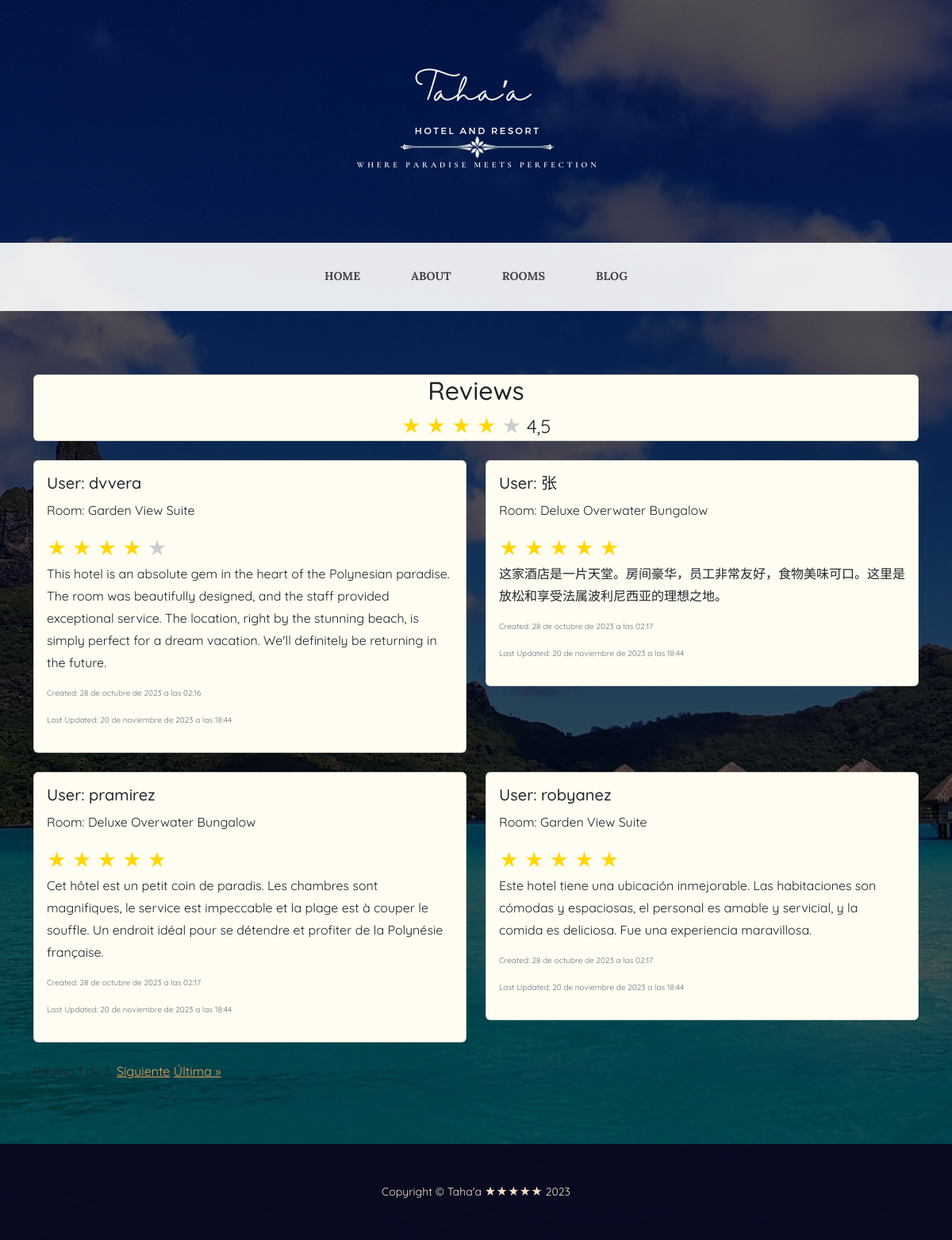
Screenshot of /blog/ with the database file from the repository.
### blog/models.py (models this page shows, shortened)
class Comentario(models.Model):
    username = models.CharField(max_length=100)
    comentario = models.TextField(default='')
    rating = models.IntegerField(choices=[(i, i) for i in range(1, 6)])
    fecha_entrada = models.DateTimeField(auto_now_add=True)
    fecha_actualizacion = models.DateTimeField(auto_now=True)
    tipo_habitacion = models.ForeignKey(
        TipoHabitacion, on_delete=models.CASCADE, null=True
    )
    class Meta:
        verbose_name = "Review"
        verbose_name_plural = "Reviews"
    class Meta:
        verbose_name = "Review"
        verbose_name_plural = "Reviews"

class TipoHabitacion(models.Model):
    numero = models.CharField(primary_key=True, max_length=20)
    nombre = models.CharField(max_length=100, default='')
    lema = models.CharField(max_length=100, default='')
    descripcion = models.TextField(default='')
    imagen = models.ImageField(upload_to='rooms', verbose_name='imagen', default='')

### blog/views.py (the view)
# urls.py: path('blog/',blog_views.Blog,name='blog'),
def Blog(request):
    comentarios_list = Comentario.objects.all()
    avg_rating = comentarios_list.aggregate(Avg("rating"))["rating__avg"]
    paginator = Paginator(comentarios_list, 4)
    page_number = request.GET.get("page")
    try:
        comentarios = paginator.page(page_number)
    except PageNotAnInteger:
        comentarios = paginator.page(1)
    except EmptyPage:
        comentarios = paginator.page(paginator.num_pages)
    return render(
        request,
        "blog/blog.html",
        {
            "comentarios": comentarios,
            "avg_rating": avg_rating,
        },
    )

### core/templates/blog/blog.html (shortened to what this page needs)
{% extends "core/base.html" %}
{% block content %}
<section class="page-section">
    <div class="container">
        <div class="card text-center my-4">
            <h2><span class="section-heading-lower">Reviews</span></h2>
            <div class="star-rating">
                {% for star in "12345" %}
                <span class="{% if forloop.counter <= avg_rating %}star-fill{% else %}star-empty{% endif %}">&#9733;</span>
                {% endfor %}
                <span>{{ avg_rating|floatformat:1 }}</span>
            </div>
        </div>
        <div class="row">
            {% for comentario in comentarios %}
            <div class="col-md-6 col-12">
                <div class="card mb-4">
                    <div class="card-body">
                        <h5 class="card-title">User: {{ comentario.username }}</h5>
                        <p class="card-text">Room: {{ comentario.tipo_habitacion.nombre }}</p>
                        <div class="star-rating">
                            {% for star in "12345" %}
                                <span class="{% if forloop.counter <= comentario.rating %}star-fill{% else %}star-empty{% endif %}">&#9733;</span>
                            {% endfor %}
                        </div>
                        <p class="card-text">{{ comentario.comentario }}</p>
                        <p class="extra-small-text text-muted">Created: {{ comentario.fecha_entrada }}</p>
                        <p class="extra-small-text text-muted">Last Updated: {{ comentario.fecha_actualizacion }}</p>
                    </div>
                </div>
            </div>
            {% endfor %}
        </div>
        <div class="pagination">
            <span class="step-links">
                <span class="current">
                    Página {{ comentarios.number }} de {{ comentarios.paginator.num_pages }}.
                </span>
                {% if comentarios.has_next %}
                    <a href="?page={{ comentarios.next_page_number }}">Siguiente</a>
                    <a href="?page={{ comentarios.paginator.num_pages }}">Última &raquo;</a>
                {% endif %}
            </span>
        </div>
    </div>
</section>
{% endblock content %}

### rows the page displays
Comentario: username "dvvera", tipo_habitacion.nombre "Garden View Suite", comentario "This hotel is an absolute gem in the heart of the Polynesian paradise. The room was beautifully designed, and the staff provided exceptional service. The location, right by the stunning beach, is simply perfect for a dream vacation. We'll definitely be returning in the future.", fecha_entrada "28 de octubre de 2023 a las 02:16", fecha_actualizacion "20 de noviembre de 2023 a las 18:44"
Comentario: username "张", tipo_habitacion.nombre "Deluxe Overwater Bungalow", comentario "这家酒店是一片天堂。房间豪华，员工非常友好，食物美味可口。这里是放松和享受法属波利尼西亚的理想之地。", fecha_entrada "28 de octubre de 2023 a las 02:17", fecha_actualizacion "20 de noviembre de 2023 a las 18:44"
Comentario: username "pramirez", tipo_habitacion.nombre "Deluxe Overwater Bungalow", comentario "Cet hôtel est un petit coin de paradis. Les chambres sont magnifiques, le service est impeccable et la plage est à couper le souffle. Un endroit idéal pour se détendre et profiter de la Polynésie française.", fecha_entrada "28 de octubre de 2023 a las 02:17", fecha_actualizacion "20 de noviembre de 2023 a las 18:44"
Comentario: username "robyanez", tipo_habitacion.nombre "Garden View Suite", comentario "Este hotel tiene una ubicación inmejorable. Las habitaciones son cómodas y espaciosas, el personal es amable y servicial, y la comida es deliciosa. Fue una experiencia maravillosa.", fecha_entrada "28 de octubre de 2023 a las 02:17", fecha_actualizacion "20 de noviembre de 2023 a las 18:44"

### other values shown
{{ avg_rating|floatformat:1 }} "4,5"
{{ comentarios.number }} "1"
